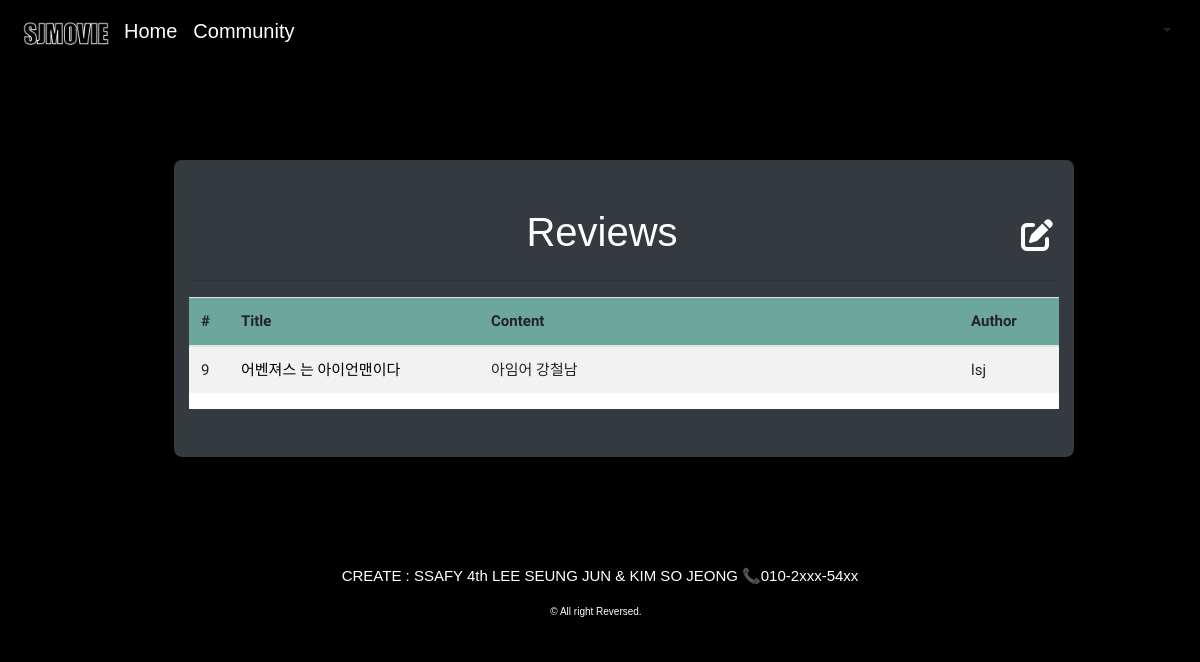
/community/reviews/, run on an earlier commit of the app's database.
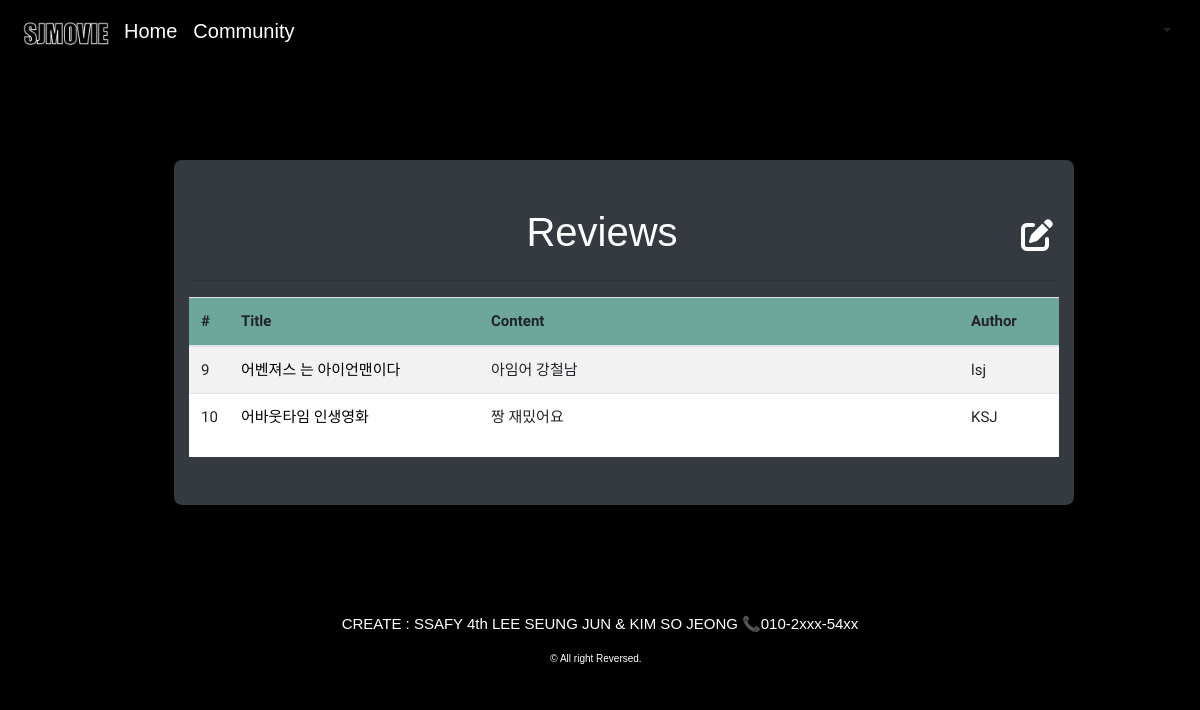
And on a later commit of the database.
### community/models.py (models this page shows, shortened)
class Review(models.Model):
    title = models.CharField(max_length=100)
    movie_title = models.CharField(max_length=50)
    rate = models.IntegerField()
    content = models.TextField()
    created_at = models.DateTimeField(auto_now_add=True)
    updated_at = models.DateTimeField(auto_now=True)
    user = models.ForeignKey(settings.AUTH_USER_MODEL, on_delete=models.CASCADE)

### accounts/models.py (models this page shows)
class User(AbstractUser):
    pass

### community/views.py (the view)
# urls.py: path('reviews/',views.reviews, name="reviews"),
def reviews(request):
    reviews = Review.objects.all()
    context = {
        "reviews" : reviews
    }
    return render(request, 'community/reviews.html',context)

### community/templates/community/reviews.html (shortened to what this page needs)
{% extends 'community.html' %}
{% block content %}
	<div class="ml-5 col-md-9 bg-dark pt-5" style= "border: none; border-radius: 8px;">
  <div class= "reviews d-flex justify-content-between">
	<br>
  <h1>Reviews</h1>
	<button id="createBtn" class="modal-button bg-dark" data-toggle="modal" data-target="#exampleModal"><i class="fas fa-edit text-white"></i></button>
	</div>
    <hr>
	<div class="container-fluid bg-white">
		<div class="row ">
			<div class="col-md-12 p-0"   >
				<table class="table table-striped reviewTable">
					<thead>
						<tr style="background-color: rgb(109, 166, 155);">
							<th style="width:40px;">#</th>
							<th style="width:250px;">Title</th>
							<th>Content</th>
							<th style="width:100px;">Author</th>
						</tr>
					</thead>
					<tbody>
						{% for review in reviews %}
							<tr>
								<td>
									{{review.pk}}
								</td>
								<td>
									<a  href="{%url "community:detail" review.pk review.movie_title%}">
									<span style =" color: black;">{{review.title}} </span>
									</a>
								</td>
								<td>
									<div style = "overflow: hidden;">{{review.content}}</div>
								</td>
								<td>
									{{review.user}}
								</td>
							</tr>
						{% endfor %}
					</tbody>
				</table>
			</div>
		</div>
	</div>
	<br>
	</div>
{% endblock content %}

What changed in the data, as far as the page shows it:
added Review: pk "10", title "어바웃타임 인생영화", content "짱 재밌어요", user "KSJ"
